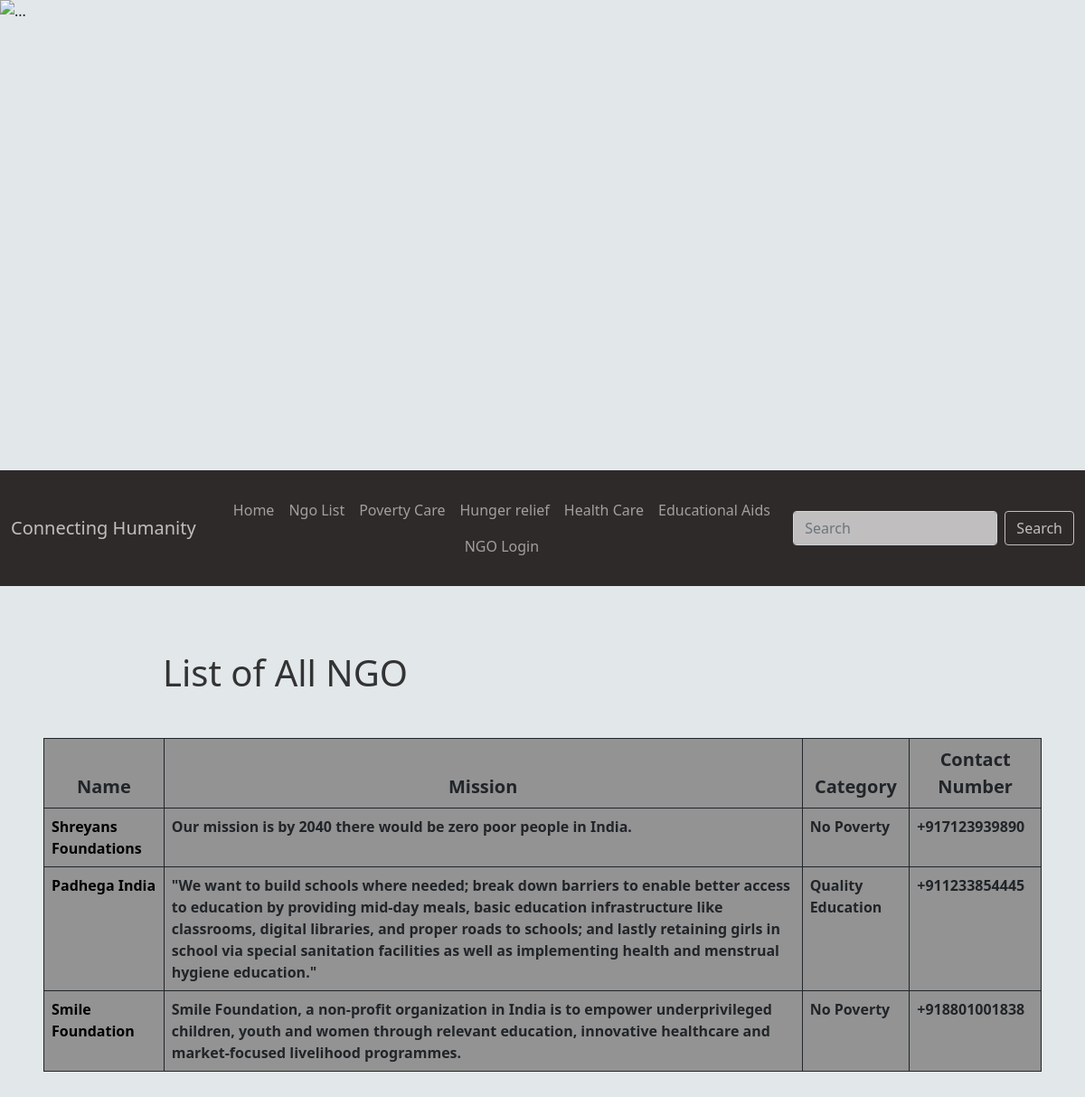
The app's page /user/listofngo/ with its own data.
### ngopages/models.py (models this page shows, shortened)
class RegisterNgoModel(AbstractUser):
    contactno_regex = RegexValidator(regex=r'^\+?1?\d{9,15}$',
                                     message="Contact No. Format:'+999999999'. Up to 15 digits allowed.")
    category_choice = [('No Poverty', 'No Poverty'), ('No Hunger', 'No Hunger'), ('Good Health', 'Good Health'),
                       ('Quality Education', 'Quality Education')]
    ngo_id = models.BigAutoField(primary_key=True)
    ngo_name = models.CharField(max_length=100, unique=True)
    slug = models.SlugField(null=True, blank=True)
    address = models.TextField(max_length=200)
    city = models.CharField(max_length=10, default='Ahmedabad')
    state = models.CharField(max_length=10, default='Gujarat')
    contact_number = models.CharField(validators=[contactno_regex], max_length=17)
    website = models.URLField(blank=True)
    category = models.CharField(max_length=20, choices=category_choice, default='No Poverty')
    mission = models.TextField(max_length=1000)
    paypal_account = models.EmailField(blank=True)
    bank_name = models.CharField(max_length=100)
    bank_account_number = models.IntegerField(null=True)
    bank_ifsc_code = models.CharField(max_length=15)
    register_date = models.DateTimeField(auto_now_add=True)
    ngo_logo = models.ImageField(null=True,upload_to="images/")

### ngopages/views.py (the view)
# urls.py: path('user/listofngo/',Listngoview.as_view(),name='listngo'),
class Listngoview(ListView):
    model = RegisterNgoModel
    context_object_name = 'ngos'
    template_name = 'listngo.html'

### ngopages/templates/listngo.html (shortened to what this page needs)
{% extends 'userbase.html' %}
{% load static%}
{% block content%}
<br><br><br>
<div class="jumbotron" id="mainheading">
      <h1>List of All NGO</h1>
  </div>
<div class="d-block m-5" id="secondbody">
    <table class="table table-hover table-bordered border-dark ">
     <thead>
     <tr>
         <th class="fs-5 text-center" scope="col">Name</th>
         <th class="fs-5 text-center" scope="col">Mission</th>
         <th class="fs-5 text-center" scope="col">Category</th>
         <th class="fs-5 text-center" scope="col">Contact Number</th>
     </tr>
     </thead>
     <tbody>
     {% for ngo in ngos%}
        <tr>
        {% if ngo.ngo_name != "admin" %}
        <td ><a href="{% url 'ngopages:ngodetail' slug=ngo.slug %}" class="text-decoration-none">{{ngo.ngo_name}}</a></td>
        <td>{{ngo.mission}}</td>
        <td>{{ngo.category}}</td>
        <td>{{ngo.contact_number}}</td>
        </tr>
        {%endif%}
     {% endfor %}
     </tbody>
    </table>
</div>
{% endblock content%}

### ngopages/templates/userbase.html (style rules this page uses)
body { background-color:#E2E7EA; }

### ngopages/templates/listngo.html (style rules this page uses)
#mainheading { margin-right:15%; margin-left:15%; color: #333333; }
#secondbody { background-color: #939393; }
.table a { color:black; }
.table td { font-weight:bold; }
.table th { font-weight:bold; }

### records on screen
RegisterNgoModel: ngo_name "Shreyans Foundations", mission "Our mission is by 2040 there would be zero poor people in India.", category "No Poverty", contact_number "+917123939890"
RegisterNgoModel: ngo_name "Padhega India", mission "\"We want to build schools where needed; break down barriers to enable better access to education by providing mid-day meals, basic education infrastructure like classrooms, digital libraries, and proper roads to schools; and lastly retaining girls in school via special sanitation facilities as well as implementing health and menstrual hygiene education.\"", category "Quality Education", contact_number "+911233854445"
RegisterNgoModel: ngo_name "Smile Foundation", mission "Smile Foundation, a non-profit organization in India is to empower underprivileged children, youth and women through relevant education, innovative healthcare and market-focused livelihood programmes.", category "No Poverty", contact_number "+918801001838"
